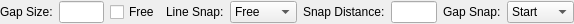
<?xml version="1.0" encoding="UTF-8"?>
<ui version="4.0">
 <class>LC_ModifyGapOptions</class>
 <widget class="QWidget" name="LC_ModifyGapOptions">
  <property name="geometry">
   <rect>
    <x>0</x>
    <y>0</y>
    <width>574</width>
    <height>24</height>
   </rect>
  </property>
  <property name="windowTitle">
   <string>Form</string>
  </property>
  <layout class="QGridLayout" name="gridLayout">
   <property name="leftMargin">
    <number>0</number>
   </property>
   <property name="topMargin">
    <number>1</number>
   </property>
   <property name="rightMargin">
    <number>0</number>
   </property>
   <property name="bottomMargin">
    <number>1</number>
   </property>
   <item row="0" column="1">
    <widget class="QLineEdit" name="leSize">
     <property name="minimumSize">
      <size>
       <width>40</width>
       <height>0</height>
      </size>
     </property>
     <property name="maximumSize">
      <size>
       <width>60</width>
       <height>16777215</height>
      </size>
     </property>
     <property name="toolTip">
      <string>Size of the gap, if not free</string>
     </property>
    </widget>
   </item>
   <item row="0" column="7">
    <widget class="QLabel" name="label_4">
     <property name="text">
      <string>Gap Snap:</string>
     </property>
    </widget>
   </item>
   <item row="0" column="5">
    <widget class="QLabel" name="label_3">
     <property name="text">
      <string>Snap Distance:</string>
     </property>
    </widget>
   </item>
   <item row="0" column="2">
    <widget class="QCheckBox" name="cbFree">
     <property name="toolTip">
      <string>If cheched, the size of the gap is determined by mouse</string>
     </property>
     <property name="text">
      <string>Free</string>
     </property>
    </widget>
   </item>
   <item row="0" column="6">
    <widget class="QLineEdit" name="leDistance">
     <property name="minimumSize">
      <size>
       <width>40</width>
       <height>0</height>
      </size>
     </property>
     <property name="maximumSize">
      <size>
       <width>60</width>
       <height>16777215</height>
      </size>
     </property>
     <property name="toolTip">
      <string>Distance from snap point</string>
     </property>
    </widget>
   </item>
   <item row="0" column="0">
    <widget class="QLabel" name="label">
     <property name="text">
      <string>Gap Size:</string>
     </property>
    </widget>
   </item>
   <item row="0" column="4">
    <widget class="QComboBox" name="cbLineSnap">
     <property name="toolTip">
      <string>Snap point for gap on the line</string>
     </property>
     <item>
      <property name="text">
       <string>Free</string>
      </property>
     </item>
     <item>
      <property name="text">
       <string>Start</string>
      </property>
     </item>
     <item>
      <property name="text">
       <string>Middle</string>
      </property>
     </item>
     <item>
      <property name="text">
       <string>End</string>
      </property>
     </item>
    </widget>
   </item>
   <item row="0" column="9">
    <widget class="QComboBox" name="cbGapSnap">
     <property name="toolTip">
      <string>Snap point of gap to line snap point</string>
     </property>
     <item>
      <property name="text">
       <string>Start</string>
      </property>
     </item>
     <item>
      <property name="text">
       <string>Middle</string>
      </property>
     </item>
     <item>
      <property name="text">
       <string>End</string>
      </property>
     </item>
    </widget>
   </item>
   <item row="0" column="3">
    <widget class="QLabel" name="label_2">
     <property name="text">
      <string>Line Snap:</string>
     </property>
    </widget>
   </item>
   <item row="0" column="10">
    <spacer name="horizontalSpacer">
     <property name="orientation">
      <enum>Qt::Horizontal</enum>
     </property>
     <property name="sizeHint" stdset="0">
      <size>
       <width>0</width>
       <height>20</height>
      </size>
     </property>
    </spacer>
   </item>
  </layout>
 </widget>
 <resources/>
 <connections/>
</ui>
